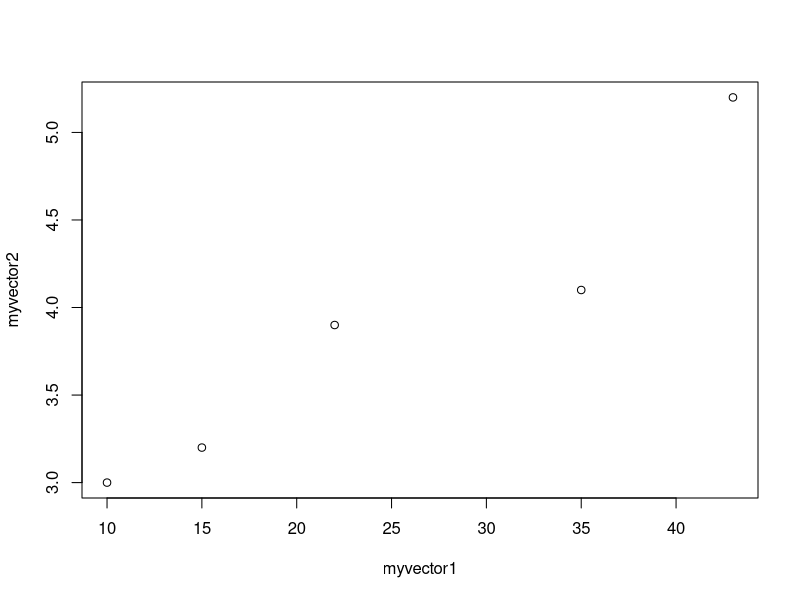
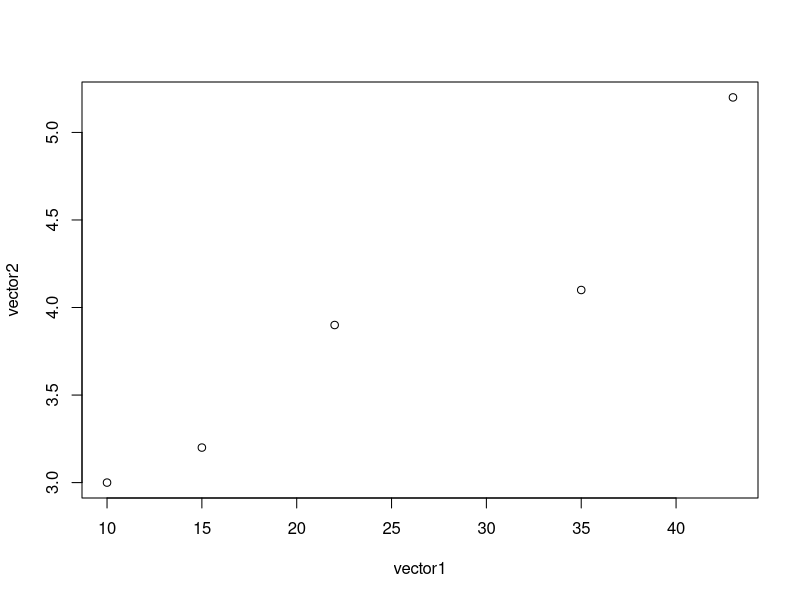
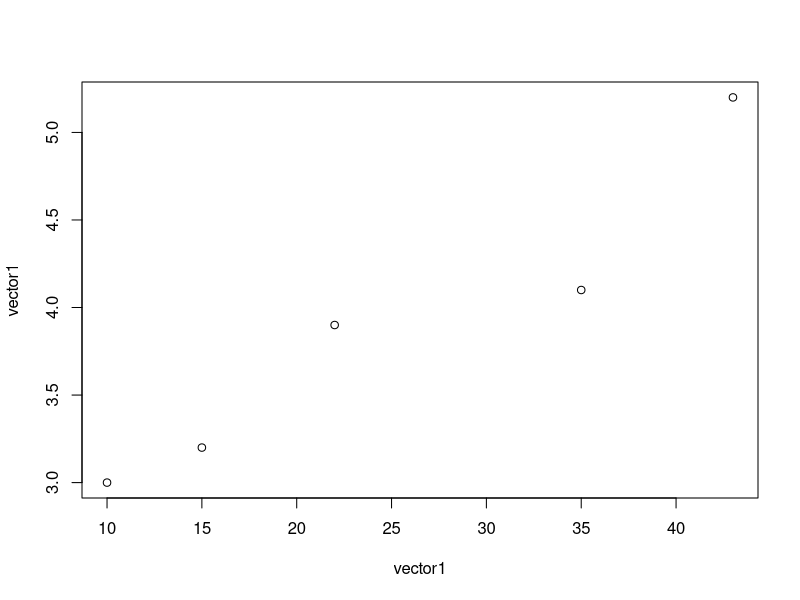
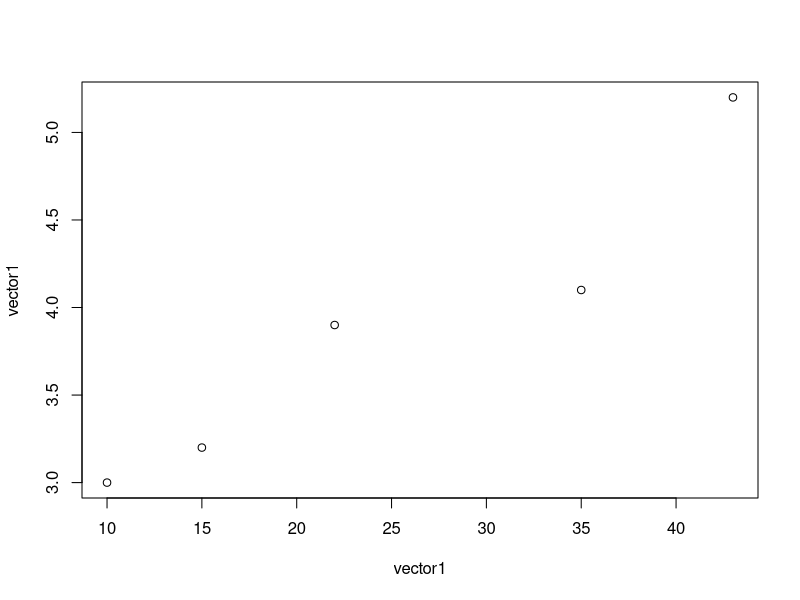

These charts were generated, in order, by the following R code:
## ---- chunk 1

x <- 100
log10(x)

## ---- chunk 2

is.vector(x)

## ---- chunk 3



## ---- chunk 4

myvector <- c(30,16,303,99,11,111)

## ---- chunk 5

myvector*10


## ---- chunk 6



## ---- chunk 7



## ---- chunk 8

myvector^2

## ---- chunk 9

sqrt(myvector)

## ---- chunk 10

log(myvector)

## ---- chunk 11



## ---- chunk 12



## ---- chunk 13




## ---- chunk 14



## ---- chunk 15
myvector[3]
## ---- chunk 16


## ---- chunk 17

nums <- c(3,4)

## ---- chunk 18

myvector[nums]

## ---- chunk 19

myvector[c(3,4)]


## ---- chunk 20

myvector[3:4]

## ---- chunk 21



## ---- chunk 22

1:20

## ---- chunk 23

c(1:20)

## ---- chunk 24

c(20:40)

## ---- chunk 25



## ---- chunk 26

seq(1, 10)

## ---- chunk 27
seq(1, 10, by = 1)
## ---- chunk 28
seq(1, 101, by = 20)
## ---- chunk 29



## ---- chunk 30
myvector <- c("A","T","G")

myvector
## ---- chunk 31
myvector <- gsub("T", "U", myvector)
## ---- chunk 32
myvector
## ---- chunk 33

myvector1 <- c(10, 15, 22, 35, 43)
myvector2 <- c(3, 3.2, 3.9, 4.1, 5.2)


## ---- chunk 34
plot(myvector1, myvector2)
## ---- chunk 35

plot(myvector1, 
     myvector2, 
     xlab="vector1", 
     ylab="vector2")

## ---- chunk 36
mylabels <-  c("vector1","vector2")
## ---- chunk 37

plot(myvector1, 
     myvector2, 
     xlab=mylabels[1],
     ylab=mylabels[1])

## ---- chunk 38

plot(myvector1, 
     myvector2, 
     xlab=mylabels[1],
     ylab=mylabels[1])

## ---- chunk 39


